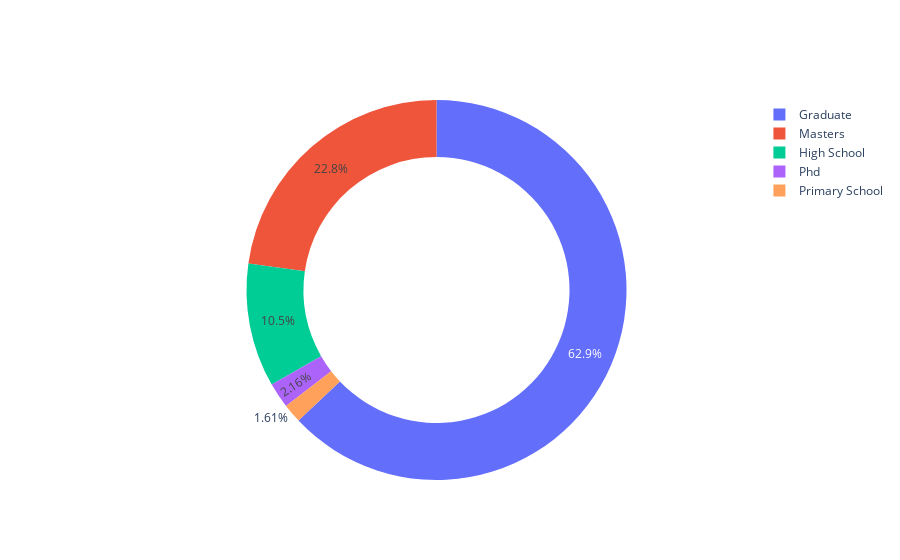

The cell this chart's notebook holds for it:
### Code cell
#pie chart showing education levels
fig = go.Figure(data=[go.Pie(labels=edu_level.index,values=edu_level.values,hoverinfo='label+percent',hole=0.7)])
fig.show()

### Figure 1 — Plotly figure (JSON) as saved in the notebook; plotly's stock layout.template omitted (floating-point values rounded to 4 significant figures)
{"data": [{"hole": 0.7, "hoverinfo": "label+percent", "labels": ["Graduate", "Masters", "High School", "Phd", "Primary School"], "type": "pie", "values": [12058, 4361, 2017, 414, 308]}], "layout": {}}
